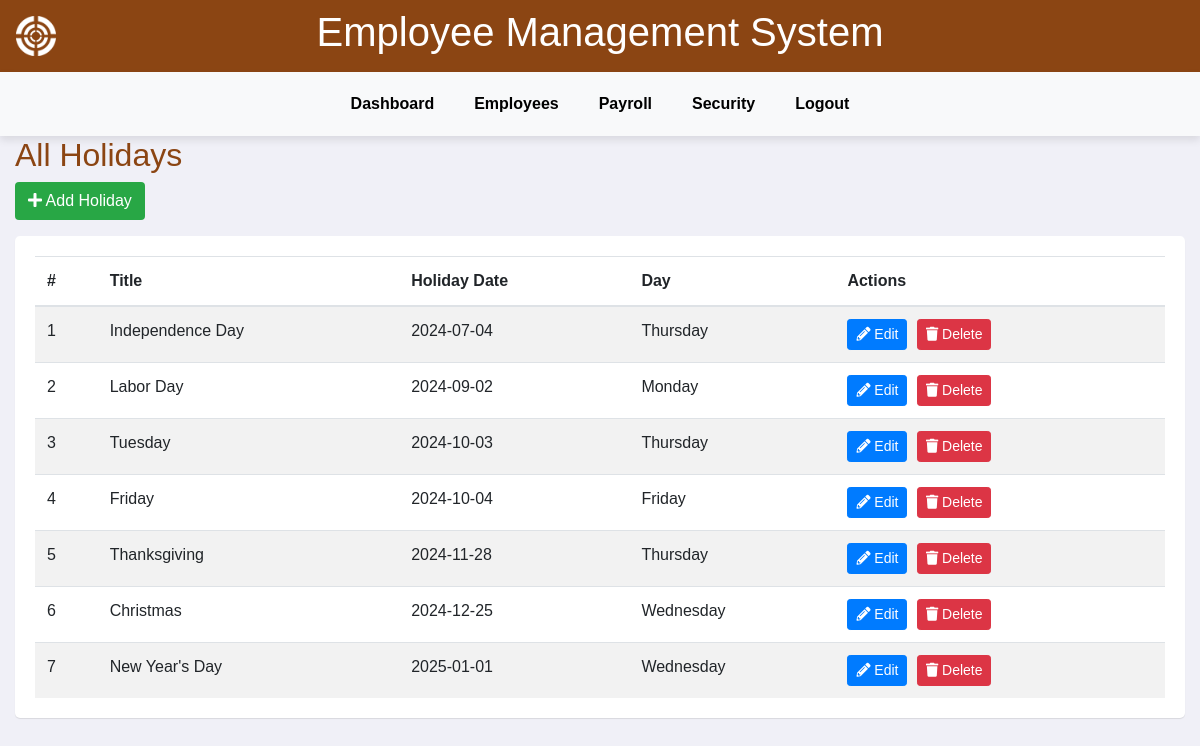
Screenshot of /holidays.php (signed in) with the database file from the repository.
### tables this page shows
CREATE TABLE `holidays` (
  `id` int(11) NOT NULL,
  `title` varchar(255) NOT NULL,
  `date` date NOT NULL
);

### holidays.php (the view, shortened to what this page needs)
<?php
$servername = "localhost";
$username = "root";
$password = "";
$dbname = "smarthr";
try {
    $dbh = new PDO("mysql:host=$servername;dbname=$dbname", $username, $password);
    $dbh->setAttribute(PDO::ATTR_ERRMODE, PDO::ERRMODE_EXCEPTION);
} catch(PDOException $e) {
    if (!empty($_SERVER['HTTP_X_REQUESTED_WITH']) && strtolower($_SERVER['HTTP_X_REQUESTED_WITH']) == 'xmlhttprequest') {
        echo json_encode(['success' => false, 'message' => 'Database connection failed: ' . $e->getMessage()]);
        exit;
    } else {
        die("Connection failed: " . $e->getMessage());
    }
}
try {
    $sql = "SELECT * FROM holidays ORDER BY date";
    $query = $dbh->prepare($sql);
    $query->execute();
    $holidays = $query->fetchAll(PDO::FETCH_OBJ);
} catch(PDOException $e) {
    logError("Error fetching holidays: " . $e->getMessage());
    $holidays = [];
}
?>
<!DOCTYPE html>
<html lang="en">
<head>
    <link rel="stylesheet" href="https://stackpath.bootstrapcdn.com/bootstrap/4.5.2/css/bootstrap.min.css">
    <link rel="stylesheet" href="https://cdnjs.cloudflare.com/ajax/libs/font-awesome/5.15.3/css/all.min.css">
</head>
<body>
<div class="main-wrapper">
    <header class="header">
        <img src="assets/img/logo.png" alt="Logo" class="logo">
        <h1>Employee Management System</h1>
    </header>
		<?php include_once("includes/sidebar.php");?>
    <div class="container-fluid">
        <div class="row">
            <div class="col-md-12">
                <div class="page-title">
                    <h2>All Holidays</h2>
                </div>
                <div class="mb-3">
                    <button class="btn add-btn" data-toggle="modal" data-target="#add_holiday"><i class="fa fa-plus"></i> Add Holiday</button>
                </div>
                <div class="table-responsive">
                    <table class="table table-striped custom-table mb-0">
                        <thead>
                            <tr>
                                <th>#</th>
                                <th>Title</th>
                                <th>Holiday Date</th>
                                <th>Day</th>
                                <th>Actions</th>
                            </tr>
                        </thead>
                        <tbody>
                            <?php
                            $cnt = 1;
                            foreach($holidays as $holiday) {
                                $date = new DateTime($holiday->date);
                            ?>
                            <tr>
                                <td><?php echo $cnt; ?></td>
                                <td><?php echo htmlentities($holiday->title); ?></td>
                                <td><?php echo $date->format('Y-m-d'); ?></td>
                                <td><?php echo $date->format('l'); ?></td>
                                <td>
                                    <button class="btn btn-primary btn-sm action-btn edit-holiday" data-id="<?php echo $holiday->id; ?>">
                                        <i class="fa fa-pencil-alt"></i> Edit
                                    </button>
                                    <button class="btn btn-danger btn-sm action-btn delete-holiday" data-id="<?php echo $holiday->id; ?>">
                                        <i class="fa fa-trash"></i> Delete
                                    </button>
                                </td>
                            </tr>
                            <?php
                                $cnt++;
                            }
                            ?>
                        </tbody>
                    </table>
                </div>
            </div>
        </div>
    </div>
</div>
</body>
</html>

### holidays.php (style rules this page uses)
* { box-sizing: border-box; margin: 0; padding: 0; }
body { font-family: Arial, sans-serif; background-color: #f0f0f7; color: #333; }
.main-wrapper { display: flex; flex-direction: column; min-height: 100vh; }
.header { background-color: #8b4513; color: white; padding: 0.5rem 1rem; display: flex; justify-content: center; align-items: center; position: relative; }
.logo { width: 40px; height: 40px; position: absolute; left: 1rem; }
.page-title { font-size: 1.75rem; color: #8b4513; }
.add-btn { background-color: #28a745; color: white; }
.table-responsive { background-color: white; padding: 20px; border-radius: 5px; box-shadow: 0 1px 1px rgba(0,0,0,0.1); }
.action-btn { margin-right: 5px; }

### rows the page displays
holidays: title "Independence Day", date "2024-07-04", date "Thursday"
holidays: title "Labor Day", date "2024-09-02", date "Monday"
holidays: title "Tuesday", date "2024-10-03", date "Thursday"
holidays: title "Friday", date "2024-10-04", date "Friday"
holidays: title "Thanksgiving", date "2024-11-28", date "Thursday"
holidays: title "Christmas", date "2024-12-25", date "Wednesday"
holidays: title "New Year's Day", date "2025-01-01", date "Wednesday"
